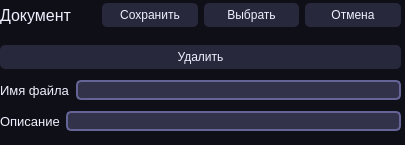
<?xml version="1.0" encoding="UTF-8"?>
<ui version="4.0">
 <class>Form</class>
 <widget class="QWidget" name="Form">
  <property name="geometry">
   <rect>
    <x>0</x>
    <y>0</y>
    <width>405</width>
    <height>145</height>
   </rect>
  </property>
  <property name="sizePolicy">
   <sizepolicy hsizetype="Fixed" vsizetype="Minimum">
    <horstretch>0</horstretch>
    <verstretch>0</verstretch>
   </sizepolicy>
  </property>
  <property name="minimumSize">
   <size>
    <width>405</width>
    <height>145</height>
   </size>
  </property>
  <property name="maximumSize">
   <size>
    <width>405</width>
    <height>145</height>
   </size>
  </property>
  <property name="windowTitle">
   <string>Form</string>
  </property>
  <property name="styleSheet">
   <string notr="true">* {font: &quot;Segoe UI&quot;;}

QWidget {
	background-color: rgb(15, 15, 23);
	color: rgb(240, 240, 255);
	border: none;
}

QTabWidget QTabBar::tab {
	background-color:  rgb(30, 30, 45);
	width: 263px;
}

QTabWidget QTabBar::tab:selected{background-color: rgb(60, 60, 90)}

QComboBox {
	background-color: rgb(40, 40, 60);
	padding: 3px;
	border-radius: 5px;
}

QLineEdit {
	background-color: rgb(50, 50, 75);
	border: 2px solid rgb(100, 100, 150);
	border-radius: 5px;
}

QPushButton {
	background-color: rgb(40, 40, 60);
	padding: 5px;
	border-radius: 5px;
}</string>
  </property>
  <widget class="QWidget" name="layoutWidget">
   <property name="geometry">
    <rect>
     <x>0</x>
     <y>0</y>
     <width>401</width>
     <height>30</height>
    </rect>
   </property>
   <layout class="QHBoxLayout" name="horizontalLayout_7">
    <item>
     <widget class="QLabel" name="label">
      <property name="font">
       <font>
        <pointsize>12</pointsize>
       </font>
      </property>
      <property name="text">
       <string>Документ</string>
      </property>
     </widget>
    </item>
    <item>
     <widget class="QPushButton" name="save">
      <property name="text">
       <string>Сохранить</string>
      </property>
     </widget>
    </item>
    <item>
     <widget class="QPushButton" name="select">
      <property name="text">
       <string>Выбрать</string>
      </property>
     </widget>
    </item>
    <item>
     <widget class="QPushButton" name="cancel">
      <property name="text">
       <string>Отмена</string>
      </property>
     </widget>
    </item>
   </layout>
  </widget>
  <widget class="QWidget" name="layoutWidget_2">
   <property name="geometry">
    <rect>
     <x>0</x>
     <y>40</y>
     <width>401</width>
     <height>96</height>
    </rect>
   </property>
   <layout class="QVBoxLayout" name="verticalLayout">
    <item>
     <widget class="QPushButton" name="delete_2">
      <property name="text">
       <string>Удалить</string>
      </property>
     </widget>
    </item>
    <item>
     <layout class="QHBoxLayout" name="horizontalLayout">
      <item>
       <widget class="QLabel" name="label_2">
        <property name="font">
         <font>
          <pointsize>10</pointsize>
         </font>
        </property>
        <property name="text">
         <string>Имя файла</string>
        </property>
       </widget>
      </item>
      <item>
       <widget class="QLineEdit" name="lineEdit">
        <property name="readOnly">
         <bool>true</bool>
        </property>
       </widget>
      </item>
     </layout>
    </item>
    <item>
     <layout class="QHBoxLayout" name="horizontalLayout_6">
      <item>
       <widget class="QLabel" name="label_7">
        <property name="font">
         <font>
          <pointsize>10</pointsize>
         </font>
        </property>
        <property name="text">
         <string>Описание</string>
        </property>
       </widget>
      </item>
      <item>
       <widget class="QLineEdit" name="lineEdit_6"/>
      </item>
     </layout>
    </item>
   </layout>
  </widget>
 </widget>
 <resources/>
 <connections/>
</ui>
